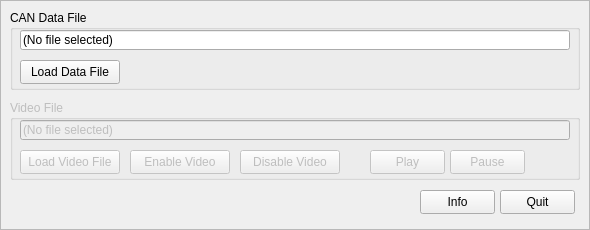
   <widget class="QFrame" name="frameControl" >
    <property name="geometry" >
     <rect>
      <x>0</x>
      <y>10</y>
      <width>590</width>
      <height>230</height>
     </rect>
    </property>
    <property name="frameShape" >
     <enum>QFrame::StyledPanel</enum>
    </property>
    <property name="frameShadow" >
     <enum>QFrame::Raised</enum>
    </property>
    <widget class="QPushButton" name="ButtonQuit" >
     <property name="geometry" >
      <rect>
       <x>500</x>
       <y>190</y>
       <width>75</width>
       <height>24</height>
      </rect>
     </property>
     <property name="text" >
      <string>Quit</string>
     </property>
    </widget>
    <widget class="QGroupBox" name="groupBoxDataFile" >
     <property name="geometry" >
      <rect>
       <x>10</x>
       <y>10</y>
       <width>570</width>
       <height>80</height>
      </rect>
     </property>
     <property name="title" >
      <string>CAN Data File</string>
     </property>
     <widget class="QLineEdit" name="lineEditFile" >
      <property name="geometry" >
       <rect>
        <x>10</x>
        <y>20</y>
        <width>550</width>
        <height>20</height>
       </rect>
      </property>
      <property name="text" >
       <string>(No file selected)</string>
      </property>
      <property name="readOnly" >
       <bool>true</bool>
      </property>
     </widget>
     <widget class="QToolButton" name="ButtonLoadFile" >
      <property name="geometry" >
       <rect>
        <x>10</x>
        <y>50</y>
        <width>100</width>
        <height>24</height>
       </rect>
      </property>
      <property name="text" >
       <string>Load Data File</string>
      </property>
     </widget>
    </widget>
    <widget class="QGroupBox" name="groupBoxVideo" >
     <property name="enabled" >
      <bool>false</bool>
     </property>
     <property name="geometry" >
      <rect>
       <x>10</x>
       <y>100</y>
       <width>570</width>
       <height>80</height>
      </rect>
     </property>
     <property name="title" >
      <string>Video File</string>
     </property>
     <widget class="QLineEdit" name="lineEditVideo" >
      <property name="geometry" >
       <rect>
        <x>10</x>
        <y>20</y>
        <width>550</width>
        <height>20</height>
       </rect>
      </property>
      <property name="text" >
       <string>(No file selected)</string>
      </property>
      <property name="readOnly" >
       <bool>true</bool>
      </property>
     </widget>
     <widget class="QToolButton" name="ButtonEnableVideo" >
      <property name="enabled" >
       <bool>false</bool>
      </property>
      <property name="geometry" >
       <rect>
        <x>120</x>
        <y>50</y>
        <width>100</width>
        <height>24</height>
       </rect>
      </property>
      <property name="text" >
       <string>Enable Video</string>
      </property>
     </widget>
     <widget class="QToolButton" name="ButtonDisableVideo" >
      <property name="enabled" >
       <bool>false</bool>
      </property>
      <property name="geometry" >
       <rect>
        <x>230</x>
        <y>50</y>
        <width>100</width>
        <height>24</height>
       </rect>
      </property>
      <property name="text" >
       <string>Disable Video</string>
      </property>
     </widget>
     <widget class="QToolButton" name="ButtonLoadVideo" >
      <property name="enabled" >
       <bool>false</bool>
      </property>
      <property name="geometry" >
       <rect>
        <x>10</x>
        <y>50</y>
        <width>100</width>
        <height>24</height>
       </rect>
      </property>
      <property name="text" >
       <string>Load Video File</string>
      </property>
     </widget>
     <widget class="QPushButton" name="ButtonPause" >
      <property name="enabled" >
       <bool>false</bool>
      </property>
      <property name="geometry" >
       <rect>
        <x>440</x>
        <y>50</y>
        <width>75</width>
        <height>24</height>
       </rect>
      </property>
      <property name="text" >
       <string>Pause</string>
      </property>
     </widget>
     <widget class="QPushButton" name="ButtonPlay" >
      <property name="enabled" >
       <bool>false</bool>
      </property>
      <property name="geometry" >
       <rect>
        <x>360</x>
        <y>50</y>
        <width>75</width>
        <height>24</height>
       </rect>
      </property>
      <property name="text" >
       <string>Play</string>
      </property>
     </widget>
    </widget>
    <widget class="QPushButton" name="InfoButton" >
     <property name="geometry" >
      <rect>
       <x>420</x>
       <y>190</y>
       <width>75</width>
       <height>24</height>
      </rect>
     </property>
     <property name="text" >
      <string>Info</string>
     </property>
    </widget>
   </widget>
